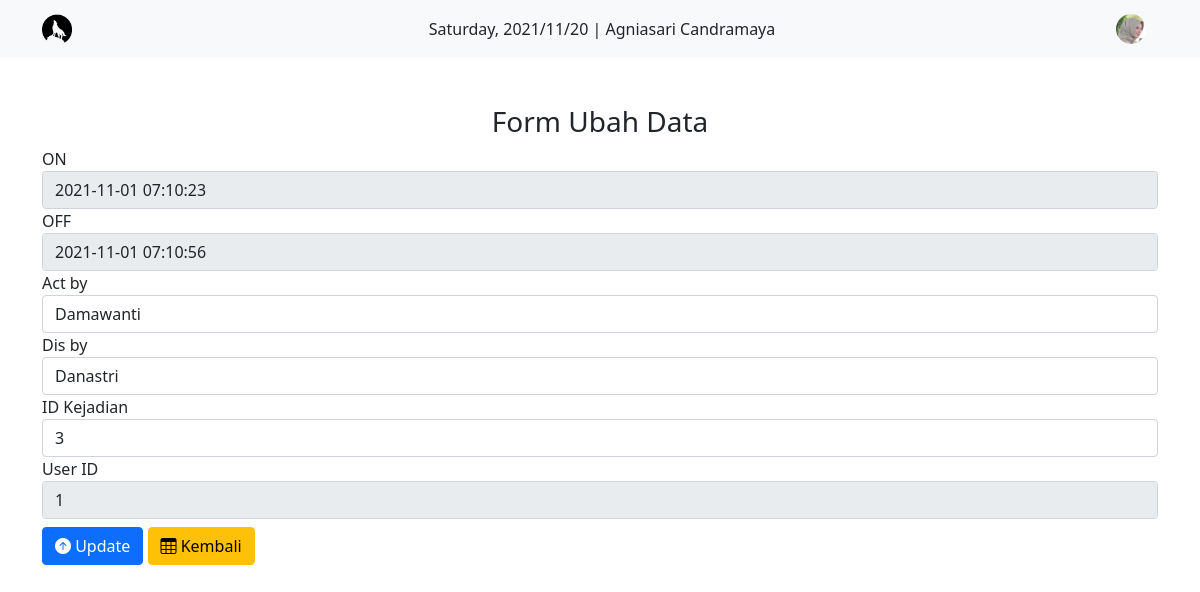
/ubah.php?USR_ID=1&KJD_ID=3 (signed in), run on the app's committed database.
### tables this page shows
CREATE TABLE `user` (
  `USR_ID` int(11) NOT NULL,
  `USR_USERNAME` varchar(256) NOT NULL,
  `USR_PASSSWORD` varchar(256) NOT NULL,
  `USR_NAME` varchar(512) NOT NULL,
  `USR_PHOTO` varchar(512) NOT NULL
);

CREATE TABLE `kejadian` (
  `KJD_ID` int(11) NOT NULL,
  `KJD_ON` datetime NOT NULL DEFAULT current_timestamp(),
  `KJD_OF` datetime NOT NULL DEFAULT current_timestamp(),
  `KJD_ACT` varchar(256) DEFAULT NULL,
  `KJD_DIS` varchar(256) DEFAULT NULL,
  `R_ID_KJD` int(11) NOT NULL,
  `USR_ID_KJD` int(11) NOT NULL
);

### functions.php (called while the page is built, shortened)
<?php
function koneksi() {
    return mysqli_connect('localhost', 'root', '', 'pwebtabelgrafik');
}
function query($query) {
    $conn = koneksi();
    $result = mysqli_query($conn, $query);
    if(mysqli_num_rows($result) == 1) {
        return mysqli_fetch_assoc($result);
    }
    $rows = [];
    return $rows;
}

### ubah.php (the view, shortened to what this page needs)
<?php
require_once 'functions.php';
$idKej = $_GET['KJD_ID'];
$idLogin = $_GET['USR_ID'];
$yangLogin = query("SELECT * FROM user WHERE USR_ID = $idLogin");
$datKej = query("SELECT * FROM kejadian WHERE KJD_ID = $idKej");
?>
<!doctype html>
<html lang="en">
  <head>
    <link href="https://cdn.jsdelivr.net/npm/bootstrap@5.1.3/dist/css/bootstrap.min.css" rel="stylesheet">
    <link rel="stylesheet" href="https://cdn.jsdelivr.net/npm/bootstrap-icons@1.7.0/font/bootstrap-icons.css">
  </head>
  <body>
  <nav class="navbar navbar-light bg-light">
      <div class="container">
        <a class="navbar-brand" href="#">
          <img src="wolf-icon.png" alt="" width="30" class="d-inline-block align-text-top" />
        </a>
        <?php echo date("l"). ", " . date("Y/m/d") . " | " . $yangLogin['USR_NAME'] ; ?>
        <div class="">
          <div class="navbar-nav ms-auto container-fluid">
            <a href="">
              <img src="photo/<?= $yangLogin['USR_PHOTO']; ?>" height="30" class="rounded-circle d-inline-block align-text-top" />
            </a>
          </div>
        </div>
      </div>
    </nav>
  <h3 class="text-center pt-5">Form Ubah Data</h3>
  <div class="container">
  <form action="" method="POST">
        <div class="form-group">
            <label>ON</label>
            <input type="text" class="form-control" name="KJD_ON" readonly value="<?= $datKej['KJD_ON']?>" >
        </div>
        <div class="form-group">
            <label>OFF</label>
            <input type="text" class="form-control" name="KJD_OF" readonly value="<?= $datKej['KJD_OF']?>">
        </div>
        <div class="form-group">
            <label>Act by</label>
            <input value="<?= $datKej['KJD_ACT']?>" type="text" class="form-control" name="KJD_ACT" required>
        </div>
        <div class="form-group">
            <label>Dis by</label>
            <input value="<?= $datKej['KJD_DIS']?>" type="text" class="form-control" name="KJD_DIS" required>
        </div>
        <div class="form-group">
            <label>ID Kejadian</label>
            <input value="<?= $datKej['R_ID_KJD']?>" type="number" class="form-control" name="R_ID_KJD" required>
        </div>
        <div class="form-group">
            <label>User ID</label>
            <input value="<?= $datKej['USR_ID_KJD']?>" type="number" class="form-control" name="USR_ID_KJD" readonly required>
        </div>
        <button type="submit" class="btn btn-primary mt-2" name="ubah"><i class="bi bi-arrow-up-circle-fill"></i> Update</button>
        <a href="2_halaman-tabel.php?USR_ID=<?= $idLogin; ?>" type="button" class="btn btn-warning mt-2"><i class="bi bi-table"></i> Kembali</a>
    </form>
  </div>
  </body>
</html>

### data on the page
user: USR_NAME "Agniasari Candramaya", USR_PHOTO (picture)
kejadian: KJD_ON "2021-11-01 07:10:23", KJD_OF "2021-11-01 07:10:56", KJD_ACT "Damawanti", KJD_DIS "Danastri", R_ID_KJD "3", USR_ID_KJD "1"
